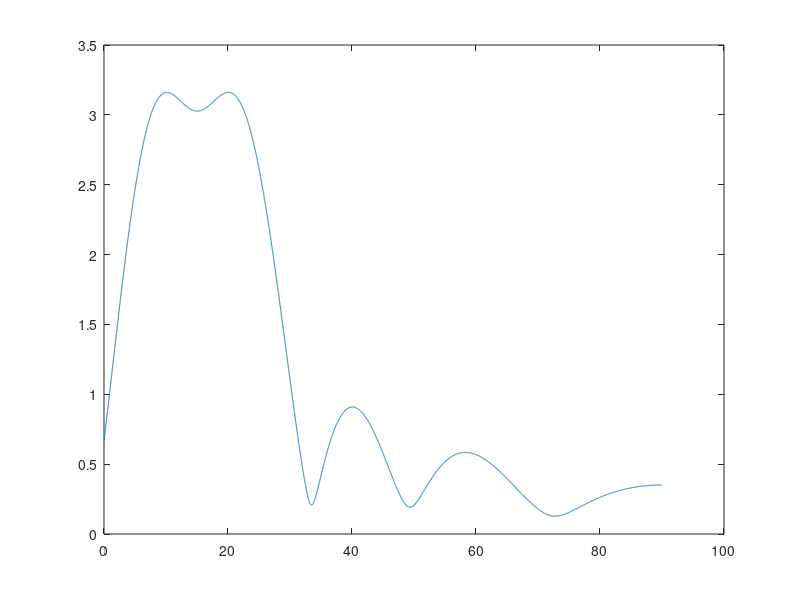

Write MATLAB code to recreate this figure. (Note: this script raises an error after producing the figure.)
%% Sogol Goodarzi  810198467   HW#4
%% Part(a): Creating the Observations
fs = 1e6;
t = 0:1/fs:0.001-1/fs;
f1 = 20*1e3;   
f2 = 10*1e3;
fc = 150*1e6;
s1 = exp(1i*2*pi*f1*t);
s2 = exp(1i*2*pi*f2*t);
mu = 0;  Var = 1;
A = [];
M = 10;
d = 1;
C = 3*1e8;
k = 2*pi*fc/C;
theta1 = 10;
theta2 = 20;
for n=0:M-1
    dummy = [exp(-1i*k*n*d*sind(theta1)),exp(-1i*k*n*d*sind(theta2))];
    A = [A;dummy];
end
Noise = sqrt(Var)*randn(M,1000);
Noise = Noise-mean(Noise);
S = [s1;s2];
Y = A*S + Noise;
%% Part(b): Beamforming Method
[U,Sigma,V] = svd(Y);
U_sig = U(:,1:2);
n = [0:M-1]';
f_beam = [];
for theta=0:0.01:90
    a = exp(-1i*k*n*d*sind(theta));
    f_beam = [f_beam;norm(a'*U_sig)];
end

theta = 0:0.01:90;
plot(theta,f_beam);
xlabel("$\theta$",Interpreter="latex");
ylabel("$f(\theta)$",Interpreter="latex");
title("$f(\theta)$ for Beamforming Method",Interpreter="latex");
Theta1 = theta(find(f_beam==max(f_beam)));
Theta2 = theta(find(f_beam==max(f_beam(1200:end))));
fprintf('The angles of the two sources are: \n Theta1 = %.2f \n Theta2 = %.2f \n',Theta1,Theta2);
%% Part(c): MUSIC Method
U_null = U(:,3:end);
n = [0:M-1]';
f_MUSIC = [];
for theta=0:0.01:90
    a = exp(-1i*k*n*d*sind(theta));
    f_MUSIC = [f_MUSIC;1/norm(a'*U_null)];
end

theta = 0:0.01:90;
plot(theta,f_MUSIC);
xlabel("$\theta$",Interpreter="latex");
ylabel("$f(\theta)$",Interpreter="latex");
title("$f(\theta)$ for MUSIC Method",Interpreter="latex");
Theta1 = theta(find(f_beam==max(f_beam)));
Theta2 = theta(find(f_beam==max(f_beam(1200:end))));
fprintf('The angles of the two sources are: \n Theta1 = %.2f \n Theta2 = %.2f \n',Theta1,Theta2);
%% Part(d): Beamforming Method 
V_sig = V(:,1:2);
fs_beam = [];
for f=(1:0.1:50)*1e3
    S_T = exp(1i*2*pi*f*t);
    fs_beam = [fs_beam;norm(S_T*V_sig)];
end

f = (1:0.1:50)*1e3;
plot(f,fs_beam);
xlabel("$frequency$",Interpreter="latex");
ylabel("$F(f)$",Interpreter="latex");
title("$F(f)$ for Beamforming Method",Interpreter="latex");
f_1 = f(find(fs_beam==max(fs_beam(1:100))));
f_2 = f(find(fs_beam==max(fs_beam(50:end))));
fprintf('The frequencies of the two sources are: \n f1 = %d \n f2 = %d \n',f_1,f_2);
%% Part(e): MUSIC Method
V_null = V(:,3:end);
fs_MUSIC = [];
for f=(1:0.1:50)*1e3
    S_T = exp(1i*2*pi*f*t);
    fs_MUSIC = [fs_MUSIC;1/norm(S_T*V_null)];
end

f = (1:0.1:50)*1e3;
plot(f,fs_MUSIC);
xlabel("$frequency$",Interpreter="latex");
ylabel("$F(f)$",Interpreter="latex");
title("$F(f)$ for MUSIC Method",Interpreter="latex");
f_1 = f(find(fs_MUSIC==max(fs_MUSIC(1:100))));
f_2 = f(find(fs_MUSIC==max(fs_MUSIC(50:end))));
fprintf('The frequencies of the two sources are: \n f1 = %d \n f2 = %d \n',f_1,f_2);




